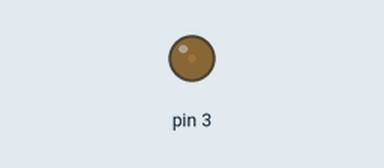
Recording of a sketch running on a simulated Arduino Uno, built with avr-gcc and run on an emulated ATmega328P. On the bench: output pins drawn as LEDs (lit = HIGH). What the sketch prints to the serial monitor is not drawn.

Above: at 0.05 s.
At 0.25 s:
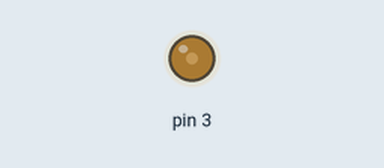
At 0.45 s:
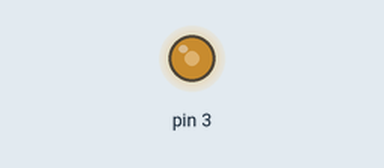
At 0.85 s:
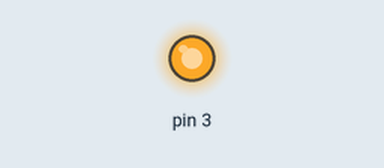
Timing chart, 0 to 3.0 s (numbered marks = the images above):
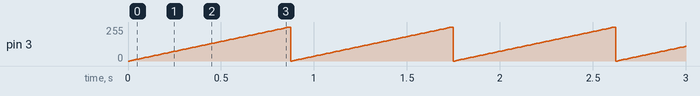

The sketch:

02_PWM_02.ino
```cpp
void setup() {
  Serial.begin(9600);
  pinMode(3, OUTPUT);
}

void loop() {
  for (int i = 0; i < 256; i+=3) {
  analogWrite(3, i);
  Serial.println(i); // println: 출력 + 줄바꿈
  delay(10);
  }
}

/*

Serial: 시리얼 통신을 담당하는 객체
  시리얼 통신: 글자, 숫자 등의 데이터를 주고 받는 통신

Serial.begin(속도-> 9600(표준속도임));
- 아두이노가 PC와 통신하기 위해 시리얼 통신을 시작하겠다는 것을 명시하는 코드
- 매개변수로 넣은 값 속도로 시리얼 통신을 시작함
- 통신 속도는 대체로 9600을 사용
  - 오래전부터 사용해온 안정적이고 에러 없는 표준 속도
    - 통신 속도가 너무 빠르면 데이터 손실이 생기고, 느리면 데이터 전송이 불편
  - 거의 모든 장치가 지원하는 속도
- setup() 함수 내에 한 번만 작성하면 됨

Serial.print()
- 아두이노에서 PC(시리얼 모니터)로 문자나 숫자, 변수값을 보내주는 함수
- 통신 상태 또는 디버딩용으로 사용

*/
```

Measured:
- by itself, pin 3: ramps from 0/255 to 255/255 and jumps back, once every 0.87 s
